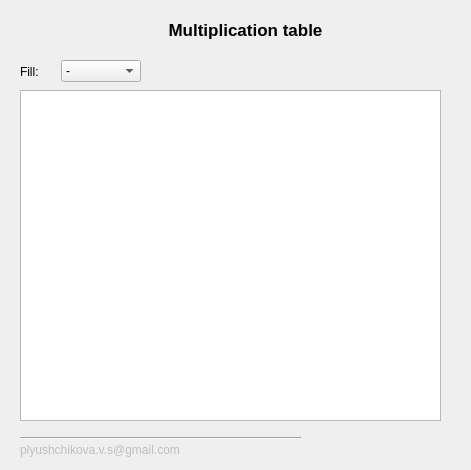
<?xml version="1.0" encoding="UTF-8"?>
<ui version="4.0">
 <class>Dialog</class>
 <widget class="QDialog" name="Dialog">
  <property name="geometry">
   <rect>
    <x>0</x>
    <y>0</y>
    <width>471</width>
    <height>470</height>
   </rect>
  </property>
  <property name="windowTitle">
   <string>Dialog</string>
  </property>
  <widget class="QLabel" name="label">
   <property name="geometry">
    <rect>
     <x>20</x>
     <y>20</y>
     <width>451</width>
     <height>20</height>
    </rect>
   </property>
   <property name="font">
    <font>
     <pointsize>13</pointsize>
     <weight>75</weight>
     <bold>true</bold>
    </font>
   </property>
   <property name="contextMenuPolicy">
    <enum>Qt::CustomContextMenu</enum>
   </property>
   <property name="toolTip">
    <string notr="true"/>
   </property>
   <property name="frameShadow">
    <enum>QFrame::Plain</enum>
   </property>
   <property name="text">
    <string>Multiplication table</string>
   </property>
   <property name="alignment">
    <set>Qt::AlignCenter</set>
   </property>
  </widget>
  <widget class="Line" name="line">
   <property name="geometry">
    <rect>
     <x>20</x>
     <y>430</y>
     <width>281</width>
     <height>16</height>
    </rect>
   </property>
   <property name="orientation">
    <enum>Qt::Horizontal</enum>
   </property>
  </widget>
  <widget class="QLabel" name="label_3">
   <property name="enabled">
    <bool>false</bool>
   </property>
   <property name="geometry">
    <rect>
     <x>20</x>
     <y>440</y>
     <width>281</width>
     <height>20</height>
    </rect>
   </property>
   <property name="text">
    <string>plyushchikova.v.s@gmail.com</string>
   </property>
  </widget>
  <widget class="QWidget" name="layoutWidget">
   <property name="geometry">
    <rect>
     <x>20</x>
     <y>60</y>
     <width>121</width>
     <height>23</height>
    </rect>
   </property>
   <layout class="QHBoxLayout" name="horizontalLayout">
    <item>
     <widget class="QLabel" name="label_2">
      <property name="text">
       <string>Fill:</string>
      </property>
     </widget>
    </item>
    <item>
     <widget class="QComboBox" name="comboBox">
      <property name="minimumSize">
       <size>
        <width>80</width>
        <height>0</height>
       </size>
      </property>
      <item>
       <property name="text">
        <string>-</string>
       </property>
      </item>
      <item>
       <property name="text">
        <string>Even</string>
       </property>
      </item>
      <item>
       <property name="text">
        <string>Odd</string>
       </property>
      </item>
      <item>
       <property name="text">
        <string>Prime</string>
       </property>
      </item>
     </widget>
    </item>
   </layout>
  </widget>
  <widget class="QTableView" name="Table">
   <property name="geometry">
    <rect>
     <x>20</x>
     <y>90</y>
     <width>421</width>
     <height>331</height>
    </rect>
   </property>
   <property name="lineWidth">
    <number>1</number>
   </property>
  </widget>
 </widget>
 <resources/>
 <connections/>
</ui>
